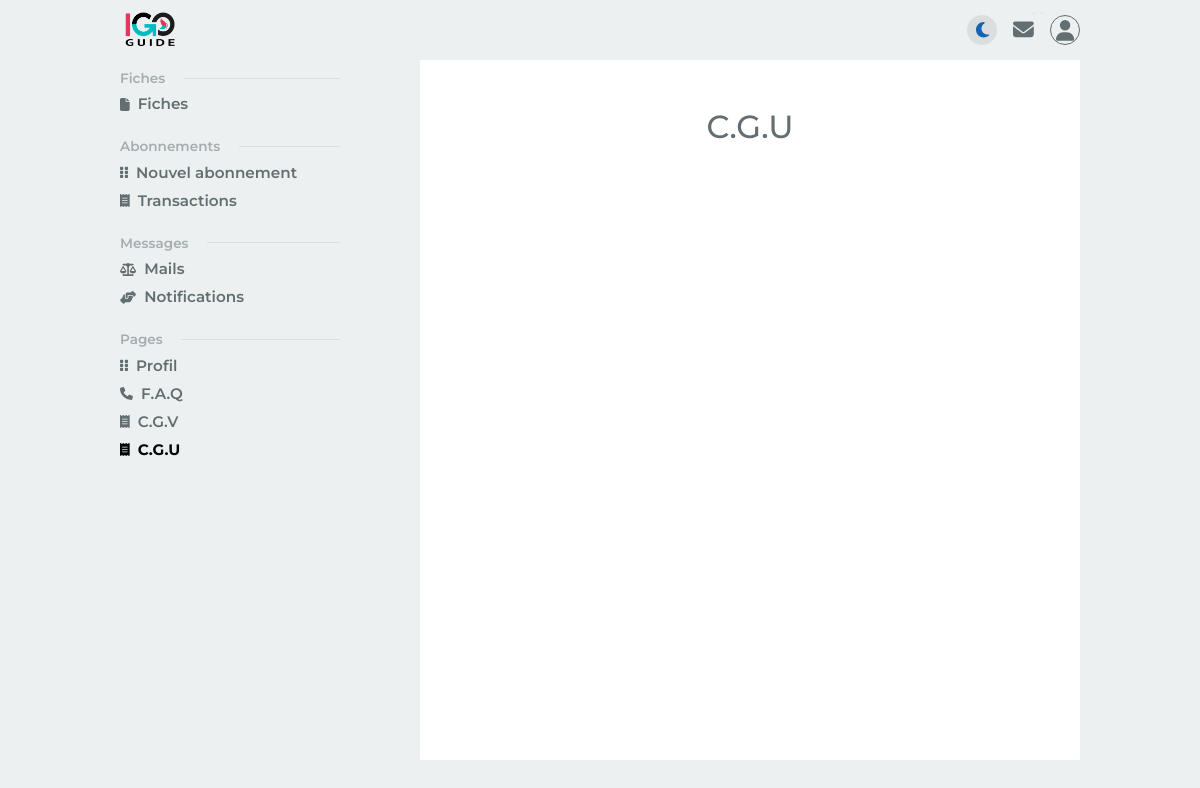
Before: /index.php/pro/cgu with the older database file.
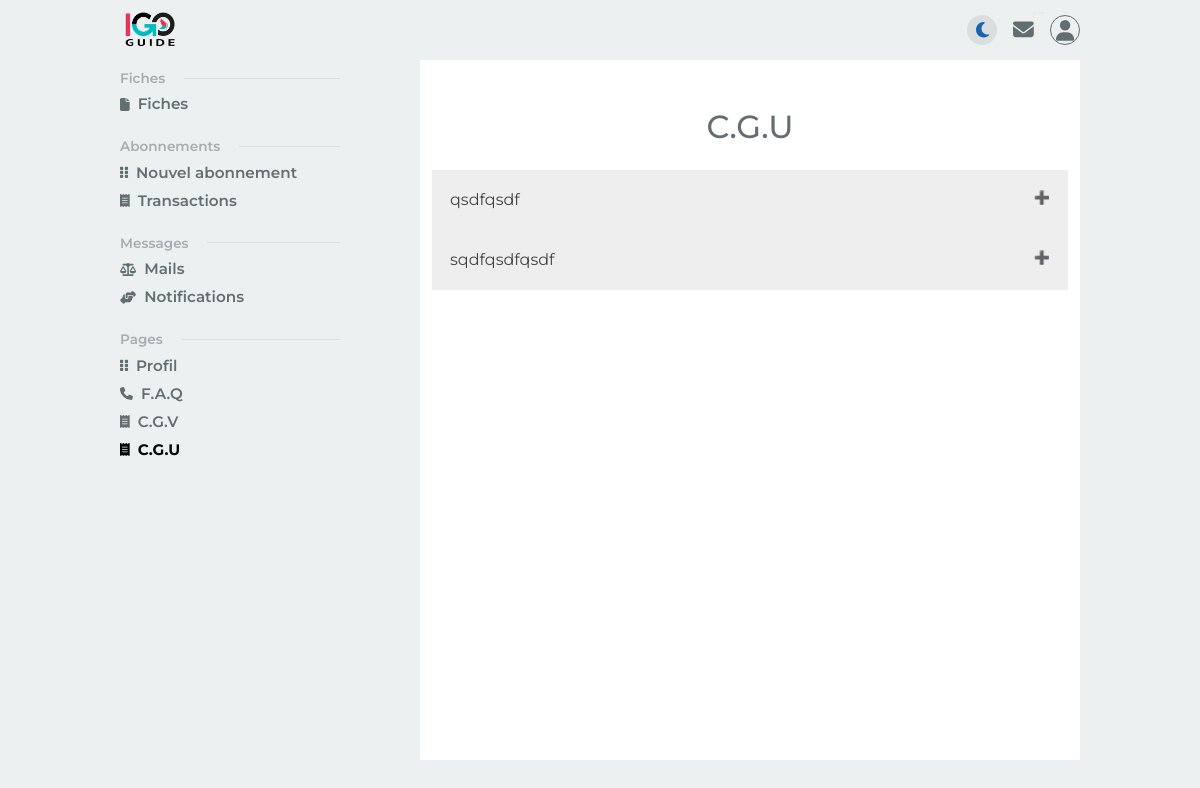
After: the same page with the newer database file.
### tables this page shows
CREATE TABLE IF NOT EXISTS `cgu` (
  `cgu_id` int NOT NULL AUTO_INCREMENT,
  `cgu_type` varchar(20) NOT NULL,
  `cgu_entete` text NOT NULL,
  `cgu_contenu` text NOT NULL,
  PRIMARY KEY (`cgu_id`)
);

### application/controllers/Pro.php (called while the page is built, shortened)
<?php
    class Pro extends CI_Controller {
        public function __construct() {
            $this->load->model("FrontModel","front") ;
            $this->load->model("ProModel","pro") ;
        }
        public function cgu() {
            $this->load->view('pro/cgu',['cgu' => $this->front->getCGUByType("professionnel")]) ;
        }
    }

### index.php (called while the page is built, shortened)
<?php
require_once BASEPATH.'core/CodeIgniter.php';

### application/core/database/QueryBuilder.php (called while the page is built, shortened)
<?php
class QueryBuilder{
    protected $db;
    protected $query;
    protected $queryType;
    public function __construct(Database $db)
    {
        $this->db = $db->getConnection();
    }
    public function select($table)
    {
        $table = htmlspecialchars(trim($table));
		$this->query = "SELECT * FROM " . $table;
        $this->queryType = "select";
		return $this;
    }
    public function where($id, $operateur)
	{
		$this->query .= " WHERE " . $id . "" . $operateur . "?";
		return $this;
	}
    public function order($param)
	{
		$this->query .= " ORDER BY ";
		$listeOrder = "";
		foreach ($param as $key => $value) {
			$listeOrder .= $key . " " . $value . ",";
		}
		$listeOrder = trim($listeOrder, ",");
		$this->query .= $listeOrder;
		return $this;
	}
    public function execute(array $params = null)
    {
        $response = false;
        $req = null;
        try {
            $req = $this->db->prepare($this->query);
            $response = $req->execute($params);
        } catch (PDOException $e) {
            die($e->getMessage());
        }
        if($this->queryType === "select") {
            return $req->fetchAll(PDO::FETCH_OBJ);
        }
        return $response;
    }
}

### application/core/database/Database.php (called while the page is built, shortened)
<?php
class Database{
    private $pdo;
    public function __construct($config = null)
    {
        $dns = 'mysql:host='. $config["db_host"] .';port='. $config["db_port"] .';dbname=' . $config["db_name"];
        try {
            $this->pdo = new PDO($dns, $config["db_user"], $config["db_password"],self::OPTIONS);
        } catch (PDOException $e) {
            die($e->getMessage());
        }
    }
    public function getConnection()
    {
        return $this->pdo;
    }
}

### application/models/FrontModel.php (called while the page is built, shortened)
<?php
    class FrontModel extends CI_Model
    {
        public function getCGUByType($type) {
            return DB::select("cgu")
                       ->where("cgu_type","=")
                       ->order(["cgu_id" => "ASC"])
                       ->execute([$type]) ;
        }
    }

### application/views/pro/cgu.php (the view, shortened to what the changed rows need)
<!DOCTYPE html>
<html lang="en">
<head>
    <link href="https://cdn.jsdelivr.net/npm/bootstrap@5.2.3/dist/css/bootstrap.min.css" rel="stylesheet">
    <link rel="stylesheet" href="https://cdnjs.cloudflare.com/ajax/libs/font-awesome/6.2.1/css/all.min.css">
    <link rel="stylesheet" href="<?= base_url() ?>publics/pro/css/admin.css">
    <link rel="stylesheet" href="<?= base_url() ?>publics/pro/css/admin_dark.css">
    <link rel="stylesheet" href="<?= base_url() ?>publics/pro/css/style.css">
</head>
<body>
    <div class="main">
        <div class="wrapper">
            <main class="content">
                <div class="py-5" style="overflow: hidden; background-color: #fee085; background-color: white; min-height: 700px;">
                    <div class="container">
                        <div class="row">
                            <div class="col-xl-12 col-lg-12 col-md-12 col-sm-12 col-12">
                                <h2 class="text-center mb-4 entete_row entete_row_primary">C.G.U</h2>
                                <?php if (isset($cgu)) : ?>
                                    <?php for ($i = 0; $i < count($cgu); $i++) : ?>
                                        <button class="accordion"><?= $cgu[$i]->cgu_entete; ?></button>
                                    <?php endfor; ?>
                                <?php endif; ?>
                            </div>
                        </div>
                    </div>
                </div>
            </main>
        </div>
    </div>
</body>
</html>

Changed rows visible on the page:
added cgu: cgu_entete "qsdfqsdf"
added cgu: cgu_entete "sqdfqsdfqsdf"
